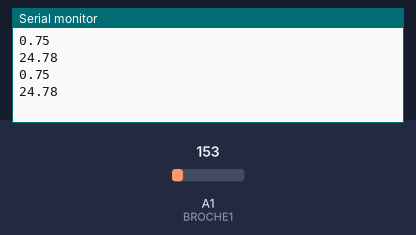
The sketch below on a simulated Arduino Uno, built with avr-gcc and run on an emulated ATmega328P. Shown: the last lines printed to the serial monitor. Inputs (shaded band) come from the test bench; at power-on: A1 (BROCHE1) = 153.

Above: at 1.8 s.
1.9 s: A1 (BROCHE1) set to 165
At 2.8 s:
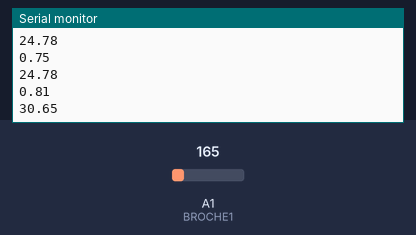
3.4 s: A1 (BROCHE1) set to 175
At 4.5 s:
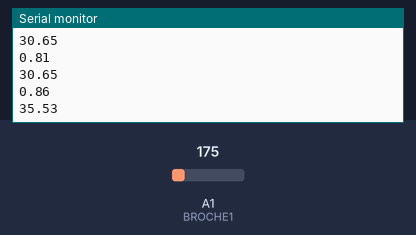
Timing chart, 0 to 6.4 s (numbered marks = the images above; inputs shaded):
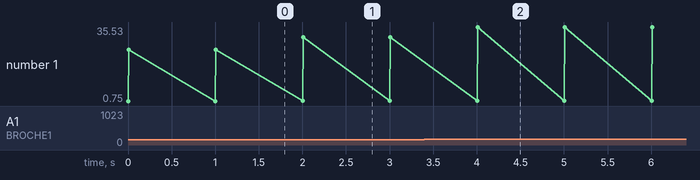

The sketch:

code1.ino
```cpp
/*  Jean Rouleau / S. Bourassa
  Date :  Décembre 2014 / Janvier 2019
  Titre: Laboratoire 8a - Température affiché au moniteur.
  Nom du programme : L08a_TMP36.ino
  But :   Afficher la température au moniteur
*/

int BROCHE1 = 1; // Broche analogique analog 1 pour le capteur TMP36.
                               // Sa sensibilité est 10 mV / degré Celsius.
                               // (500 mV offset) à 0 C pour une température négative.

void setup()
{
  Serial.begin(9600);  // Démarre la connexion série avec l'ordinateur
                                      // le résultat est affiché par l'option outil/moniteur série
}

void loop()
{
 float tension = (analogRead(BROCHE1) * (5.0 / 1023));      // Obtiens la tension correspondante
             // à la température.
  Serial.println(tension);
 float temperature = (tension - .5) * 100;       // Conversion de la tension pour la température

 Serial.println(temperature);                             //Affiche le résultat moniteur série

 delay(1000);                                                       //délai d’une seconde

} // Fin Void Loop 
```

Measured:
- after the input at 1.9 s, the serial monitor: prints a new line after 0.10 s (image 1)
- after the input at 3.4 s, the serial monitor: prints a new line after 0.60 s (image 2)
- plotted number 1: 24.78 → 30.65 after the input at 1.9 s, 30.65 → 35.53 after the input at 3.4 s
